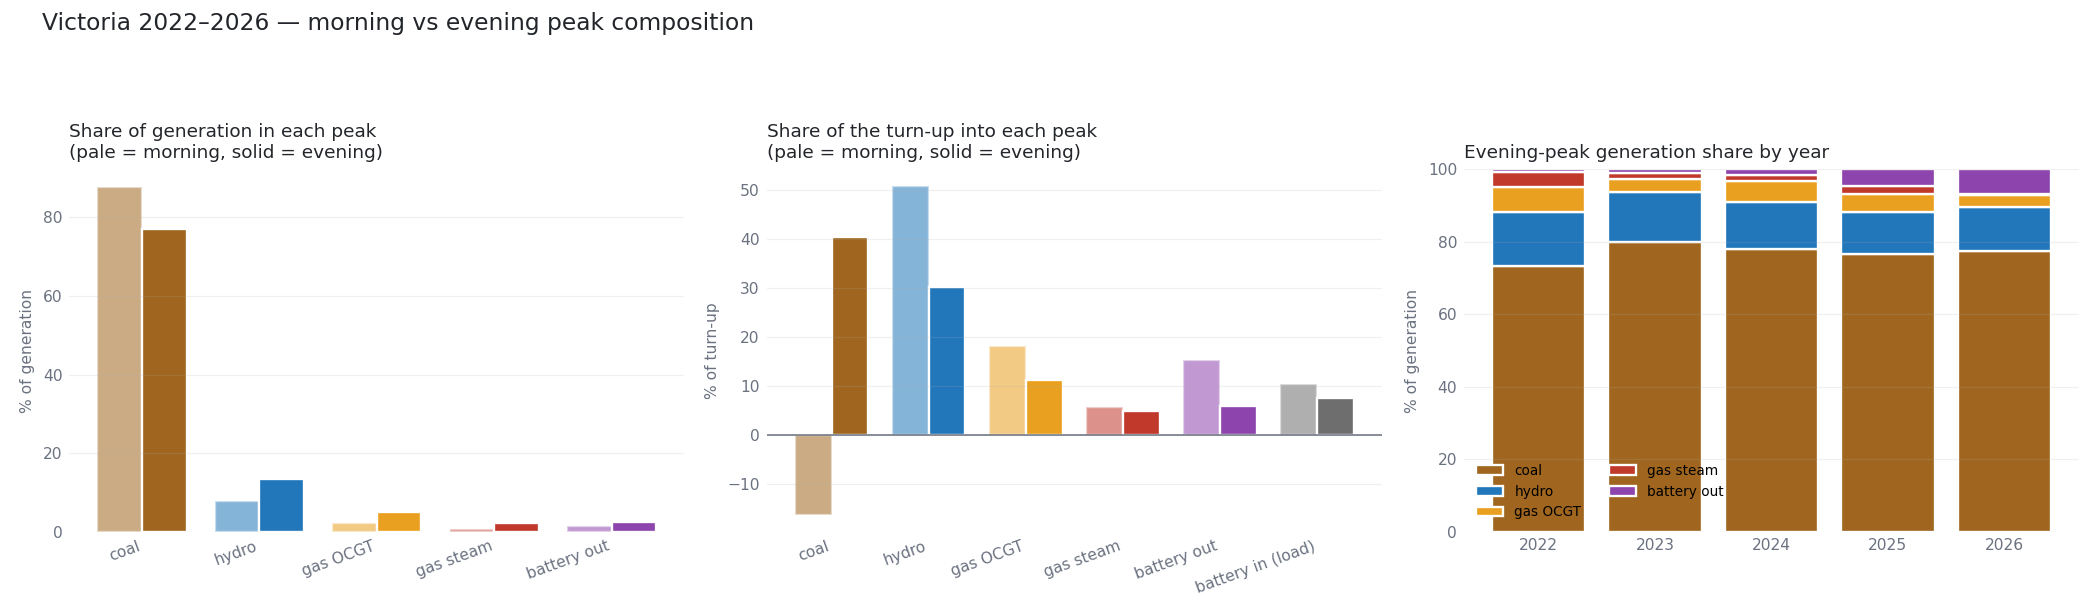

This chart was generated by the following Python code:
"""Fuel proportions during the two daily peaks — morning AND evening.

Victoria has two demand peaks, not one:
  morning  06:00-09:00, local max 5,574 MW at 06:00
  evening  17:00-21:00, global max 6,461 MW at 18:00

They are NOT the same event and are not served the same way. The morning peak
rises out of the overnight trough (02:00-05:00) before solar exists; the evening
peak rises out of the midday trough (11:00-14:00) as solar collapses. So each
peak is measured against its own base.

"Proportion" here = share of DISPATCHED GENERATION in the window. Battery
charging is a load and is reported separately, never inside the denominator.

Writes peak_shares.md and peak_shares.png.

    python3 dispatch_study/peak_shares.py
"""
from __future__ import annotations

import sys
from pathlib import Path

import numpy as np
import pandas as pd
import matplotlib
matplotlib.use("Agg")
import matplotlib.pyplot as plt

sys.path.insert(0, str(Path(__file__).resolve().parent))
from common import (load, in_hours, GEN, ALL_DISPATCH, ACTIVE_MW, OUT,   # noqa: E402
                    COLORS, LABEL, INK, MUTED, DT,
                    NIGHT_HOURS, MORNING_HOURS, TROUGH_HOURS, PEAK_HOURS)

WINDOWS = {
    "overnight trough": NIGHT_HOURS,
    "MORNING peak": MORNING_HOURS,
    "midday trough": TROUGH_HOURS,
    "EVENING peak": PEAK_HOURS,
}
# each peak is measured against the trough it rises out of
BASE = {"MORNING peak": "overnight trough", "EVENING peak": "midday trough"}


def shares(t, hours):
    """% of generation energy by fuel in the window, plus mean MW and the load."""
    m = in_hours(t.index, *hours)
    mw = t.loc[m, ALL_DISPATCH].mean()
    e = t.loc[m, GEN].clip(lower=0).sum() * DT
    return mw, 100 * e / e.sum()


def main():
    t = load()
    rows_mw, rows_sh = {}, {}
    for name, hrs in WINDOWS.items():
        rows_mw[name], rows_sh[name] = shares(t, hrs)

    # both peaks pooled
    both = in_hours(t.index, *MORNING_HOURS) | in_hours(t.index, *PEAK_HOURS)
    e_both = t.loc[both, GEN].clip(lower=0).sum() * DT
    sh_both = 100 * e_both / e_both.sum()

    L = ["# Fuel proportions during the two daily peaks", "",
         f"Source: {len(t):,} five-minute intervals, {t.index[0].date()} to "
         f"{t.index[-1].date()}, local AEST.", "",
         "Victoria has **two** demand peaks. They are different events and are not "
         "served the same way, so each is measured against the trough it rises out of.", "",
         "| window | hours | mean demand (MW) | mean net demand (MW) |",
         "| --- | --- | ---: | ---: |"]
    for name, (a, b) in WINDOWS.items():
        m = in_hours(t.index, a, b)
        L.append(f"| {name} | {a:02d}:00–{b:02d}:00 | {t.loc[m,'demand_mw'].mean():,.0f} | "
                 f"{t.loc[m,'net_demand'].mean():,.0f} |")
    L.append("")

    # ---------- 1. proportion of generation ----------
    L += ["## 1. Proportion of generation in each peak", "",
          "Share of the five dispatchable generators' energy in the window. "
          "Battery charging is a load and sits outside the denominator (its mean "
          "MW is listed for reference).", "",
          "| fuel | MORNING peak 06–09 | EVENING peak 17–21 | both peaks pooled |",
          "| --- | ---: | ---: | ---: |"]
    for f in GEN:
        L.append(f"| {LABEL[f]} | {rows_sh['MORNING peak'][f]:.1f}% | "
                 f"{rows_sh['EVENING peak'][f]:.1f}% | {sh_both[f]:.1f}% |")
    L += [f"| _{LABEL['battery_charging']} (load, excluded)_ | "
          f"_{rows_mw['MORNING peak']['battery_charging']:,.0f} MW_ | "
          f"_{rows_mw['EVENING peak']['battery_charging']:,.0f} MW_ | _—_ |", ""]

    # ---------- 2. mean MW ----------
    L += ["## 2. Mean output by window (MW)", "",
          "| fuel | " + " | ".join(WINDOWS) + " |",
          "| --- |" + " ---: |" * len(WINDOWS)]
    for f in ALL_DISPATCH:
        L.append(f"| {LABEL[f]} | " +
                 " | ".join(f"{rows_mw[w][f]:,.1f}" for w in WINDOWS) + " |")
    L.append("")

    # ---------- 3. turn-up ----------
    L += ["## 3. Turn-up — who is switched ON for each peak", "",
          "Peak mean minus the mean of the trough that peak rises out of. Battery "
          "charging contributes by *reducing*, so its turn-up is the size of that "
          "reduction.", "",
          "| fuel | morning turn-up (MW) | share | evening turn-up (MW) | share |",
          "| --- | ---: | ---: | ---: | ---: |"]
    tu = {}
    for pk, base in BASE.items():
        d = rows_mw[pk] - rows_mw[base]
        d["battery_charging"] *= -1                 # a reduction supplies power
        tu[pk] = d
    for f in ALL_DISPATCH:
        m, e = tu["MORNING peak"][f], tu["EVENING peak"][f]
        sm = 100 * m / tu["MORNING peak"].clip(lower=0).sum()
        se = 100 * e / tu["EVENING peak"].clip(lower=0).sum()
        L.append(f"| {LABEL[f]} | {m:+,.1f} | {sm:.1f}% | {e:+,.1f} | {se:.1f}% |")
    L += ["", f"_Total turn-up: morning {tu['MORNING peak'].clip(lower=0).sum():,.0f} MW, "
          f"evening {tu['EVENING peak'].clip(lower=0).sum():,.0f} MW._", ""]

    # ---------- 4. appearance ----------
    L += ["## 4. Appearance — % of steps active (>10 MW) in each peak", "",
          "| fuel | morning | evening |", "| --- | ---: | ---: |"]
    for f in ALL_DISPATCH:
        a = 100 * (t.loc[in_hours(t.index, *MORNING_HOURS), f] > ACTIVE_MW).mean()
        b = 100 * (t.loc[in_hours(t.index, *PEAK_HOURS), f] > ACTIVE_MW).mean()
        L.append(f"| {LABEL[f]} | {a:.1f}% | {b:.1f}% |")
    L.append("")

    # ---------- 5. by year ----------
    for pk, hrs in (("MORNING peak", MORNING_HOURS), ("EVENING peak", PEAK_HOURS)):
        L += [f"## 5{'a' if pk.startswith('MORN') else 'b'}. {pk} — generation share by year", "",
              "| year | " + " | ".join(LABEL[f] for f in GEN) + " |",
              "| --- |" + " ---: |" * len(GEN)]
        for y, sub in t.groupby(t.index.year):
            _, s = shares(sub, hrs)
            L.append(f"| {y} | " + " | ".join(f"{s[f]:.1f}%" for f in GEN) + " |")
        L.append("")

    (OUT / "peak_shares.md").write_text("\n".join(L) + "\n")
    print("\n".join(L))

    # ---------------- figure ----------------
    fig, ax = plt.subplots(1, 3, figsize=(15, 4.4))
    order = ["MORNING peak", "EVENING peak"]
    # 1. generation share, grouped bars
    w = 0.38
    for i, pk in enumerate(order):
        vals = [rows_sh[pk][f] for f in GEN]
        ax[0].bar(np.arange(len(GEN)) + (i - 0.5) * w, vals, w,
                  color=[COLORS[f] for f in GEN], alpha=1.0 if i else 0.55,
                  edgecolor="white", lw=1.2,
                  label="evening" if i else "morning")
    ax[0].set_xticks(range(len(GEN)))
    ax[0].set_xticklabels([LABEL[f] for f in GEN], fontsize=7.5, rotation=20, ha="right")
    ax[0].set_ylabel("% of generation", fontsize=8, color=MUTED)
    ax[0].set_title("Share of generation in each peak\n(pale = morning, solid = evening)",
                    loc="left", fontsize=9.5, color=INK)

    # 2. turn-up share
    for i, pk in enumerate(order):
        vals = [100 * tu[pk][f] / tu[pk].clip(lower=0).sum() for f in ALL_DISPATCH]
        ax[1].bar(np.arange(len(ALL_DISPATCH)) + (i - 0.5) * w, vals, w,
                  color=[COLORS[f] for f in ALL_DISPATCH], alpha=1.0 if i else 0.55,
                  edgecolor="white", lw=1.2)
    ax[1].axhline(0, color=MUTED, lw=0.8)
    ax[1].set_xticks(range(len(ALL_DISPATCH)))
    ax[1].set_xticklabels([LABEL[f] for f in ALL_DISPATCH], fontsize=7.5,
                          rotation=20, ha="right")
    ax[1].set_ylabel("% of turn-up", fontsize=8, color=MUTED)
    ax[1].set_title("Share of the turn-up into each peak\n(pale = morning, solid = evening)",
                    loc="left", fontsize=9.5, color=INK)

    # 3. evening-peak share by year, stacked
    yrs = sorted(t.index.year.unique())
    base = np.zeros(len(yrs))
    for f in GEN:
        v = np.array([shares(t[t.index.year == y], PEAK_HOURS)[1][f] for y in yrs])
        ax[2].bar(yrs, v, bottom=base, color=COLORS[f], edgecolor="white", lw=1.2,
                  label=LABEL[f])
        base += v
    ax[2].set_ylim(0, 100); ax[2].set_xticks(yrs)
    ax[2].set_ylabel("% of generation", fontsize=8, color=MUTED)
    ax[2].set_title("Evening-peak generation share by year", loc="left",
                    fontsize=9.5, color=INK)
    ax[2].legend(fontsize=7, frameon=False, ncol=2, loc="lower left")
    for a in ax:
        a.grid(True, axis="y", alpha=0.18, lw=0.6)
        a.tick_params(labelsize=8, colors=MUTED, length=0)
        for s in ("top", "right", "left", "bottom"):
            a.spines[s].set_visible(False)
    fig.suptitle("Victoria 2022–2026 — morning vs evening peak composition",
                 fontsize=12, color=INK, x=0.02, ha="left")
    fig.tight_layout(rect=[0, 0, 1, 0.91])
    fig.savefig(OUT / "peak_shares.png", dpi=140, facecolor="white"); plt.close(fig)
    print(f"\nwrote {OUT/'peak_shares.md'} and {OUT/'peak_shares.png'}")


if __name__ == "__main__":
    main()
